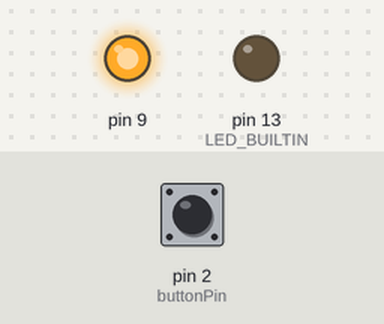
A sketch run on a simulated Arduino Uno, built with avr-gcc and run on an emulated ATmega328P. Parts: output pins drawn as LEDs (lit = HIGH). Inputs (shaded band) come from the test bench; at power-on: pin 2 (buttonPin) LOW. What the sketch prints to the serial monitor is not drawn.

Above: at 1.2 s.
1.3 s: pin 2 (buttonPin) pulled HIGH for 0.15 s
At 1.37 s:
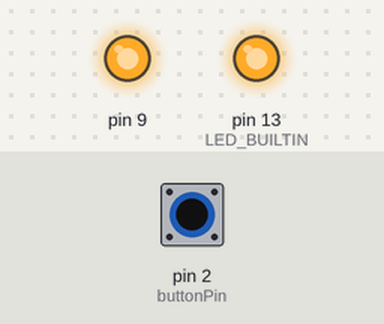
2.9 s: pin 2 (buttonPin) pulled HIGH for 3.2 s
At 7.0 s:
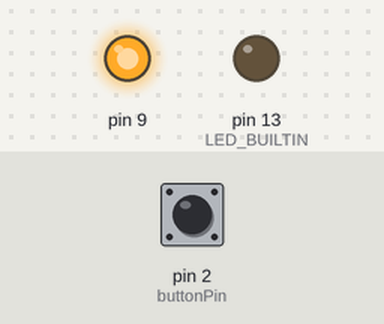
Timing chart, 0 to 8.5 s (numbered marks = the images above; inputs shaded):
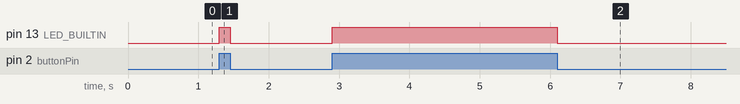

Measured:
- after the input at 1.3 s, pin 13 (LED_BUILTIN): LOW → HIGH at once, → LOW 0.15 s later
- after the input at 2.9 s, pin 13 (LED_BUILTIN): LOW → HIGH at once, → LOW 3.2 s later

The sketch:

bluetooth_master.ino
```cpp
#include <SoftwareSerial.h>

SoftwareSerial BTSerial(10, 11); // RX | TX

const int buttonPin = 2;  // the number of the pushbutton pin
//const int ledPin = 13;    // the number of the LED pin

// variables will change:
int buttonState = 0;  // variable for reading the pushbutton status

void setup() {
  pinMode(buttonPin, INPUT);
  pinMode(LED_BUILTIN, OUTPUT);
  pinMode(9, OUTPUT);
  digitalWrite(9, HIGH);

  Serial.begin(38400);
  Serial.println("Enter AT Commands:");
  BTSerial.begin(38400);
}

void loop() {
  // read the state of the pushbutton value:
  buttonState = digitalRead(buttonPin);
  // check if the pushbutton is pressed. If it is, the buttonState is HIGH:
  if (buttonState == HIGH) {
    // turn LED on:
    Serial.write('1');
    digitalWrite(LED_BUILTIN, HIGH);
  } else {
    Serial.write('0');
    // turn LED off:
    digitalWrite(LED_BUILTIN, LOW);
  }

  if (Serial.available())
    BTSerial.write(Serial.read());

  if (BTSerial.available())
    Serial.write(BTSerial.read());

}
```
